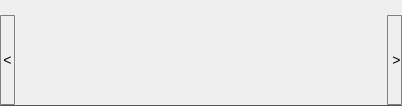
<?xml version="1.0" encoding="UTF-8"?>
<ui version="4.0">
 <class>MeasurementsPanel</class>
 <widget class="QWidget" name="MeasurementsPanel">
  <property name="geometry">
   <rect>
    <x>0</x>
    <y>0</y>
    <width>402</width>
    <height>106</height>
   </rect>
  </property>
  <property name="sizePolicy">
   <sizepolicy hsizetype="Preferred" vsizetype="Preferred">
    <horstretch>0</horstretch>
    <verstretch>0</verstretch>
   </sizepolicy>
  </property>
  <property name="minimumSize">
   <size>
    <width>0</width>
    <height>105</height>
   </size>
  </property>
  <property name="maximumSize">
   <size>
    <width>16777215</width>
    <height>106</height>
   </size>
  </property>
  <property name="windowTitle">
   <string>Form</string>
  </property>
  <property name="styleSheet">
   <string notr="true">font-size: 14px;</string>
  </property>
  <layout class="QGridLayout" name="gridLayout">
   <property name="leftMargin">
    <number>0</number>
   </property>
   <property name="topMargin">
    <number>0</number>
   </property>
   <property name="rightMargin">
    <number>0</number>
   </property>
   <property name="bottomMargin">
    <number>0</number>
   </property>
   <property name="spacing">
    <number>0</number>
   </property>
   <item row="0" column="4">
    <spacer name="verticalSpacer_4">
     <property name="orientation">
      <enum>Qt::Vertical</enum>
     </property>
     <property name="sizeType">
      <enum>QSizePolicy::Fixed</enum>
     </property>
     <property name="sizeHint" stdset="0">
      <size>
       <width>0</width>
       <height>15</height>
      </size>
     </property>
    </spacer>
   </item>
   <item row="1" column="0">
    <spacer name="horizontalSpacer_2">
     <property name="orientation">
      <enum>Qt::Horizontal</enum>
     </property>
     <property name="sizeType">
      <enum>QSizePolicy::Preferred</enum>
     </property>
     <property name="sizeHint" stdset="0">
      <size>
       <width>0</width>
       <height>0</height>
      </size>
     </property>
    </spacer>
   </item>
   <item row="1" column="5" rowspan="2">
    <spacer name="horizontalSpacer">
     <property name="orientation">
      <enum>Qt::Horizontal</enum>
     </property>
     <property name="sizeType">
      <enum>QSizePolicy::Preferred</enum>
     </property>
     <property name="sizeHint" stdset="0">
      <size>
       <width>0</width>
       <height>0</height>
      </size>
     </property>
    </spacer>
   </item>
   <item row="2" column="1" colspan="4">
    <widget class="Line" name="line_2">
     <property name="sizePolicy">
      <sizepolicy hsizetype="Expanding" vsizetype="Fixed">
       <horstretch>0</horstretch>
       <verstretch>0</verstretch>
      </sizepolicy>
     </property>
     <property name="maximumSize">
      <size>
       <width>16777215</width>
       <height>1</height>
      </size>
     </property>
     <property name="styleSheet">
      <string notr="true">border: 1px solid rgb(82, 82, 89);</string>
     </property>
     <property name="orientation">
      <enum>Qt::Horizontal</enum>
     </property>
    </widget>
   </item>
   <item row="0" column="1">
    <spacer name="verticalSpacer_3">
     <property name="orientation">
      <enum>Qt::Vertical</enum>
     </property>
     <property name="sizeType">
      <enum>QSizePolicy::Fixed</enum>
     </property>
     <property name="sizeHint" stdset="0">
      <size>
       <width>0</width>
       <height>15</height>
      </size>
     </property>
    </spacer>
   </item>
   <item row="1" column="2" colspan="2">
    <widget class="adiscope::OscCustomScrollArea" name="scrollArea">
     <property name="sizePolicy">
      <sizepolicy hsizetype="Preferred" vsizetype="Preferred">
       <horstretch>0</horstretch>
       <verstretch>0</verstretch>
      </sizepolicy>
     </property>
     <property name="minimumSize">
      <size>
       <width>0</width>
       <height>90</height>
      </size>
     </property>
     <property name="maximumSize">
      <size>
       <width>16777215</width>
       <height>90</height>
      </size>
     </property>
     <property name="styleSheet">
      <string notr="true">QScrollBar:horizontal {
  background: #262628;
  max-height: 6px;
  border-radius: 3px;
}

QScrollBar::handle:horizontal {
  background: #4a4a4b;
  border: 0;
  border-radius: 3px;
}

QScrollBar::add-page:horizontal, QScrollBar::sub-page:horizontal {
    background: none;
}

QScrollBar::add-line:horizontal, QScrollBar::sub-line:horizontal {
  border: none;
  background: none;
}
</string>
     </property>
     <property name="frameShape">
      <enum>QFrame::NoFrame</enum>
     </property>
     <property name="lineWidth">
      <number>0</number>
     </property>
     <property name="verticalScrollBarPolicy">
      <enum>Qt::ScrollBarAlwaysOff</enum>
     </property>
     <property name="horizontalScrollBarPolicy">
      <enum>Qt::ScrollBarAlwaysOff</enum>
     </property>
     <property name="sizeAdjustPolicy">
      <enum>QAbstractScrollArea::AdjustToContents</enum>
     </property>
     <property name="widgetResizable">
      <bool>true</bool>
     </property>
     <widget class="QWidget" name="scrollAreaWidgetContents">
      <property name="geometry">
       <rect>
        <x>0</x>
        <y>0</y>
        <width>186</width>
        <height>90</height>
       </rect>
      </property>
      <property name="minimumSize">
       <size>
        <width>0</width>
        <height>90</height>
       </size>
      </property>
      <property name="maximumSize">
       <size>
        <width>16777215</width>
        <height>90</height>
       </size>
      </property>
      <layout class="QHBoxLayout" name="horizontalLayout">
       <property name="spacing">
        <number>6</number>
       </property>
       <property name="sizeConstraint">
        <enum>QLayout::SetFixedSize</enum>
       </property>
       <property name="leftMargin">
        <number>0</number>
       </property>
       <property name="topMargin">
        <number>0</number>
       </property>
       <property name="rightMargin">
        <number>0</number>
       </property>
       <property name="bottomMargin">
        <number>0</number>
       </property>
       <item>
        <widget class="QWidget" name="cursorReadouts" native="true">
         <property name="sizePolicy">
          <sizepolicy hsizetype="Minimum" vsizetype="Preferred">
           <horstretch>0</horstretch>
           <verstretch>0</verstretch>
          </sizepolicy>
         </property>
         <property name="minimumSize">
          <size>
           <width>0</width>
           <height>90</height>
          </size>
         </property>
         <property name="maximumSize">
          <size>
           <width>16777215</width>
           <height>90</height>
          </size>
         </property>
         <layout class="QHBoxLayout" name="horizontalLayout_2">
          <property name="spacing">
           <number>0</number>
          </property>
          <property name="leftMargin">
           <number>0</number>
          </property>
          <property name="topMargin">
           <number>0</number>
          </property>
          <property name="rightMargin">
           <number>0</number>
          </property>
          <property name="bottomMargin">
           <number>0</number>
          </property>
          <item>
           <widget class="Line" name="line">
            <property name="maximumSize">
             <size>
              <width>1</width>
              <height>16777215</height>
             </size>
            </property>
            <property name="styleSheet">
             <string notr="true">border: 1px solid rgba(255, 255, 255, 51);</string>
            </property>
            <property name="orientation">
             <enum>Qt::Vertical</enum>
            </property>
           </widget>
          </item>
         </layout>
        </widget>
       </item>
       <item>
        <widget class="QWidget" name="widget" native="true">
         <property name="sizePolicy">
          <sizepolicy hsizetype="Minimum" vsizetype="Preferred">
           <horstretch>0</horstretch>
           <verstretch>0</verstretch>
          </sizepolicy>
         </property>
         <property name="minimumSize">
          <size>
           <width>20</width>
           <height>90</height>
          </size>
         </property>
         <property name="maximumSize">
          <size>
           <width>16777215</width>
           <height>90</height>
          </size>
         </property>
         <layout class="QHBoxLayout" name="horizontalLayout_3">
          <property name="spacing">
           <number>0</number>
          </property>
          <property name="leftMargin">
           <number>0</number>
          </property>
          <property name="topMargin">
           <number>0</number>
          </property>
          <property name="rightMargin">
           <number>0</number>
          </property>
          <property name="bottomMargin">
           <number>0</number>
          </property>
          <item>
           <widget class="QWidget" name="measurements" native="true">
            <property name="sizePolicy">
             <sizepolicy hsizetype="Minimum" vsizetype="Preferred">
              <horstretch>0</horstretch>
              <verstretch>0</verstretch>
             </sizepolicy>
            </property>
            <property name="minimumSize">
             <size>
              <width>20</width>
              <height>90</height>
             </size>
            </property>
            <property name="maximumSize">
             <size>
              <width>16777215</width>
              <height>90</height>
             </size>
            </property>
           </widget>
          </item>
          <item>
           <widget class="QWidget" name="statistics" native="true">
            <property name="sizePolicy">
             <sizepolicy hsizetype="Minimum" vsizetype="Preferred">
              <horstretch>0</horstretch>
              <verstretch>0</verstretch>
             </sizepolicy>
            </property>
            <property name="minimumSize">
             <size>
              <width>20</width>
              <height>90</height>
             </size>
            </property>
            <property name="maximumSize">
             <size>
              <width>16777215</width>
              <height>90</height>
             </size>
            </property>
           </widget>
          </item>
         </layout>
        </widget>
       </item>
      </layout>
     </widget>
    </widget>
   </item>
   <item row="0" column="2">
    <spacer name="verticalSpacerTop">
     <property name="orientation">
      <enum>Qt::Vertical</enum>
     </property>
     <property name="sizeType">
      <enum>QSizePolicy::Fixed</enum>
     </property>
     <property name="sizeHint" stdset="0">
      <size>
       <width>0</width>
       <height>15</height>
      </size>
     </property>
    </spacer>
   </item>
   <item row="1" column="1">
    <widget class="QPushButton" name="scrollLeftBtn">
     <property name="sizePolicy">
      <sizepolicy hsizetype="Maximum" vsizetype="Preferred">
       <horstretch>0</horstretch>
       <verstretch>0</verstretch>
      </sizepolicy>
     </property>
     <property name="minimumSize">
      <size>
       <width>15</width>
       <height>0</height>
      </size>
     </property>
     <property name="maximumSize">
      <size>
       <width>15</width>
       <height>200</height>
      </size>
     </property>
     <property name="styleSheet">
      <string notr="true">QWidget {
  border-radius: 1px;
  border: 1px solid gray;
  background-color: none;
}
QPushButton::hover{
	background-color: rgba(255, 255,  255, 30);
}</string>
     </property>
     <property name="text">
      <string>&lt;</string>
     </property>
     <property name="flat">
      <bool>true</bool>
     </property>
    </widget>
   </item>
   <item row="1" column="4">
    <widget class="QPushButton" name="scrollRightBtn">
     <property name="sizePolicy">
      <sizepolicy hsizetype="Preferred" vsizetype="Preferred">
       <horstretch>0</horstretch>
       <verstretch>0</verstretch>
      </sizepolicy>
     </property>
     <property name="minimumSize">
      <size>
       <width>15</width>
       <height>0</height>
      </size>
     </property>
     <property name="maximumSize">
      <size>
       <width>15</width>
       <height>200</height>
      </size>
     </property>
     <property name="autoFillBackground">
      <bool>false</bool>
     </property>
     <property name="styleSheet">
      <string notr="true">QWidget {
  border-radius: 1px;
  border: 1px solid gray;
  background-color: none;
}
QPushButton::hover{
	background-color: rgba(255, 255,  255, 30);
}</string>
     </property>
     <property name="text">
      <string> &gt;</string>
     </property>
     <property name="flat">
      <bool>true</bool>
     </property>
    </widget>
   </item>
  </layout>
 </widget>
 <customwidgets>
  <customwidget>
   <class>adiscope::OscCustomScrollArea</class>
   <extends>QScrollArea</extends>
   <header>osc_custom_scroll.h</header>
   <container>1</container>
  </customwidget>
 </customwidgets>
 <resources/>
 <connections/>
</ui>
